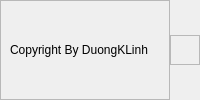
        <widget class="QWidget" name="footerContainer" native="true">
         <layout class="QHBoxLayout" name="horizontalLayout_13">
          <property name="spacing">
           <number>0</number>
          </property>
          <property name="leftMargin">
           <number>0</number>
          </property>
          <property name="topMargin">
           <number>0</number>
          </property>
          <property name="rightMargin">
           <number>0</number>
          </property>
          <property name="bottomMargin">
           <number>0</number>
          </property>
          <item>
           <widget class="QFrame" name="copyRight">
            <property name="frameShape">
             <enum>QFrame::StyledPanel</enum>
            </property>
            <property name="frameShadow">
             <enum>QFrame::Raised</enum>
            </property>
            <layout class="QHBoxLayout" name="horizontalLayout_14">
             <item>
              <widget class="QLabel" name="copyRightTitle">
               <property name="text">
                <string>Copyright By DuongKLinh</string>
               </property>
              </widget>
             </item>
            </layout>
           </widget>
          </item>
          <item>
           <widget class="QFrame" name="sizeGrip">
            <property name="minimumSize">
             <size>
              <width>10</width>
              <height>10</height>
             </size>
            </property>
            <property name="maximumSize">
             <size>
              <width>30</width>
              <height>30</height>
             </size>
            </property>
            <property name="styleSheet">
             <string notr="true"/>
            </property>
            <property name="frameShape">
             <enum>QFrame::StyledPanel</enum>
            </property>
            <property name="frameShadow">
             <enum>QFrame::Raised</enum>
            </property>
           </widget>
          </item>
         </layout>
        </widget>
